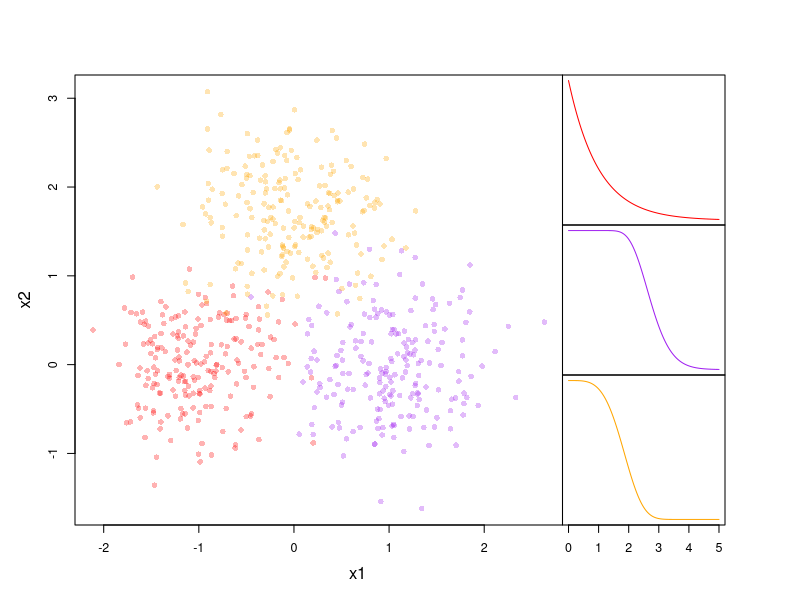

Recreate this plot in R. (Note: this script raises an error after producing the figure.)
library(survival)
set.seed(0)

nind<-600
x1<-rep(c(-1,1,0),each=nind/3)+rnorm(nind)/2
x2<-rep(c(0,0,sqrt(3)),each=nind/3)+rnorm(nind)/2

ft<-c(rexp(nind/3,1),
      rlnorm(nind/3,1,0.2),
      rweibull(nind/3,4,2))
ct<-rweibull(nind,4,4)
ot<-pmin(ft,ct)
delta<-ft<ct

pdf("data.pdf",width=6,height=5)
layout(rbind(c(1,1,1,2),
             c(1,1,1,3),
             c(1,1,1,4)))
par(mar=c(0,0,0,0),oma=c(5,5,5,5),cex=0.75)
plot(x1,x2,main="",col=adjustcolor(rep(c("red","purple","orange"),each=nind/3),alpha.f=0.3),pch=16)
xx<-seq(0,5,0.01)
plot(xx,1-pexp(xx,1),type="l",xlab="",ylab="",xaxt="n",yaxt="n",col="red")
plot(xx,1-plnorm(xx,1,0.2),type="l",xlab="",ylab="",xaxt="n",yaxt="n",col="purple")
plot(xx,1-pweibull(xx,4,2),type="l",xlab="",ylab="",xaxt="n",yaxt="n",col="orange")
axis(1)
mtext("x1                 ",side=1,outer=T,line=2.8)
mtext("x2",side=2,outer=T,line=2.8)
dev.off()

xx_numeric<-cbind(x1,x2)
colnames(xx_numeric)<-paste0("X",1:ncol(xx_numeric))
xx_factor<-matrix(NA,nind,0)

a_survival_tree<-survival_tree(
  time=ot,
  event=delta,
  matrix_numeric=xx_numeric,
  matrix_factor=xx_factor,
  significance=0.05)
plot_survival_tree(a_survival_tree)
predict_node(a_survival_tree,xx_numeric,xx_factor)

##########
# forest #
##########

set.seed(1)
nboot<-200
all_distance<-array(NA,c(nind,nind,nboot))
for(boot_idx in 1:nboot){
  cat(boot_idx)
  shuffle<-sample(1:nind,nind,replace=T)
  ot_boot<-ot[shuffle]
  delta_boot<-delta[shuffle]
  xx_numeric_boot<-xx_numeric[shuffle,]
  xx_factor_boot<-xx_factor[shuffle,]
  a_survival_tree<-survival_tree(
    time=ot_boot,
    event=delta_boot,
    matrix_numeric=xx_numeric_boot,
    matrix_factor=xx_factor_boot,
    significance=0.05)
  cat(" - ")
  all_distance[,,boot_idx]<-
    predict_distance(a_survival_tree,xx_numeric,xx_factor)$ind_distance
}

mean_distance<-apply(all_distance,c(1,2),mean,na.rm=T)
a_dist<-dist(mean_distance)
a_cmdscale<-cmdscale(a_dist,k=2)

pdf("MDS.pdf",width=6,height=5)
plot(a_cmdscale[,1]+rnorm(nind,0,2),a_cmdscale[,2]+rnorm(nind,0,2),
     main="MDS",xlab="MDS1",ylab="MDS2",
     col=adjustcolor(rep(c("red","purple","orange"),each=nind/3),alpha.f=0.3),pch=16)
dev.off()
